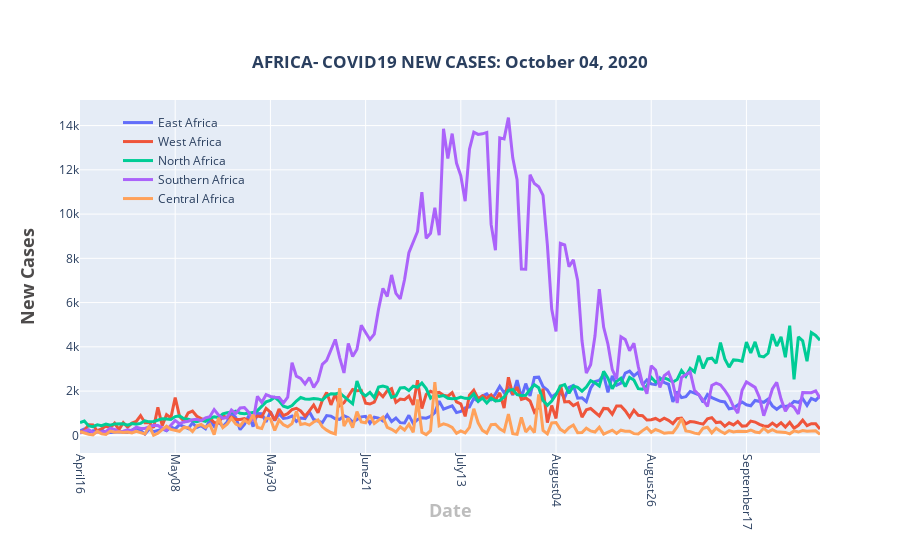

The cell this chart's notebook holds for it:
### Markdown cell above
### NEW CASES BY REGION

### Code cell
fig = go.Figure()

total_per_day1 = []
for date in dates:    
    total = east_africa[date].str.replace('+','').fillna(0).str.replace(',','').fillna(0).astype(int).sum()
    total_per_day1.append(total)

fig.add_trace(go.Scatter(
x=dates,
y =total_per_day1,
    name ="East Africa",
    mode='lines',
    line=dict(width=3)
    
))

total_per_day2 = []
for date in dates:    
    total = west_africa[date].str.replace('+','').fillna(0).str.replace(',','').fillna(0).astype(int).sum()
    total_per_day2.append(total)

fig.add_trace(go.Scatter(
x=dates,
y =total_per_day2,
    name ="West Africa",
    mode='lines',
    line=dict(width=3)
   
))


total_per_day3 = []
for date in dates:    
    total = north_africa[date].str.replace('+','').fillna(0).str.replace(',','').fillna(0).astype(int).sum()
    total_per_day3.append(total)

fig.add_trace(go.Scatter(
x=dates,
y =total_per_day3,
    name ="North Africa",
    mode='lines',
    line=dict(width=3)
    
))

total_per_day4 = []
for date in dates:    
    total = southern_africa[date].str.replace('+','').fillna(0).str.replace(',','').fillna(0).astype(int).sum()
    total_per_day4.append(total)

fig.add_trace(go.Scatter(
x=dates,
y =total_per_day4,
    name ="Southern Africa",
    mode='lines',
    line=dict(width=3)
    
))

total_per_day5 = []
for date in dates:    
    total = central_africa[date].str.replace('+','').fillna(0).str.replace(',','').fillna(0).astype(int).sum()
    total_per_day5.append(total)

fig.add_trace(go.Scatter(
x=dates,
y =total_per_day5,
    name ="Central Africa",
    mode='lines',
    line=dict(width=3)
    
))

fig.update_layout(
    title={
        'text': '<b>'+'AFRICA- COVID19 NEW CASES: ' + date_string +'</b>',
        'y':0.9,
        'x':0.5,
        'xanchor': 'center',
        'yanchor': 'top'},
    xaxis=dict(title='<b>Date</b>',titlefont_size=18, titlefont=dict(color='#BDBDBD'),nticks=8),
    yaxis=dict(title='<b>New Cases</b>',titlefont_size=18,  titlefont=dict(color='#4D4B4B')),
    xaxis_tickangle=90,
    legend=dict(x=0.05, y=0.98,traceorder="normal",borderwidth=1,bgcolor='rgba(255, 255, 255, 0)',bordercolor='rgba(255, 255, 255, 0)',)
)

   
fig.show()

### Figure 1 — Plotly figure (JSON) as saved in the notebook; plotly's stock layout.template omitted (floating-point values rounded to 4 significant figures; data arrays with more than 128 entries replaced by an {"elided": "..."} marker saying what was removed)
{"data": [{"line": {"width": 3}, "mode": "lines", "name": "East Africa", "type": "scatter", "x": {"elided": "172 str values"}, "y": {"elided": "172 int values"}}, {"line": {"width": 3}, "mode": "lines", "name": "West Africa", "type": "scatter", "x": {"elided": "172 str values"}, "y": {"elided": "172 int values"}}, {"line": {"width": 3}, "mode": "lines", "name": "North Africa", "type": "scatter", "x": {"elided": "172 str values"}, "y": {"elided": "172 int values"}}, {"line": {"width": 3}, "mode": "lines", "name": "Southern Africa", "type": "scatter", "x": {"elided": "172 str values"}, "y": {"elided": "172 int values"}}, {"line": {"width": 3}, "mode": "lines", "name": "Central Africa", "type": "scatter", "x": {"elided": "172 str values"}, "y": {"elided": "172 int values"}}], "layout": {"legend": {"bgcolor": "rgba(255, 255, 255, 0)", "bordercolor": "rgba(255, 255, 255, 0)", "borderwidth": 1, "traceorder": "normal", "x": 0.05, "y": 0.98}, "title": {"text": "<b>AFRICA- COVID19 NEW CASES: October 04, 2020</b>", "x": 0.5, "xanchor": "center", "y": 0.9, "yanchor": "top"}, "xaxis": {"nticks": 8, "tickangle": 90, "title": {"font": {"color": "#BDBDBD", "size": 18}, "text": "<b>Date</b>"}}, "yaxis": {"title": {"font": {"color": "#4D4B4B", "size": 18}, "text": "<b>New Cases</b>"}}}}
